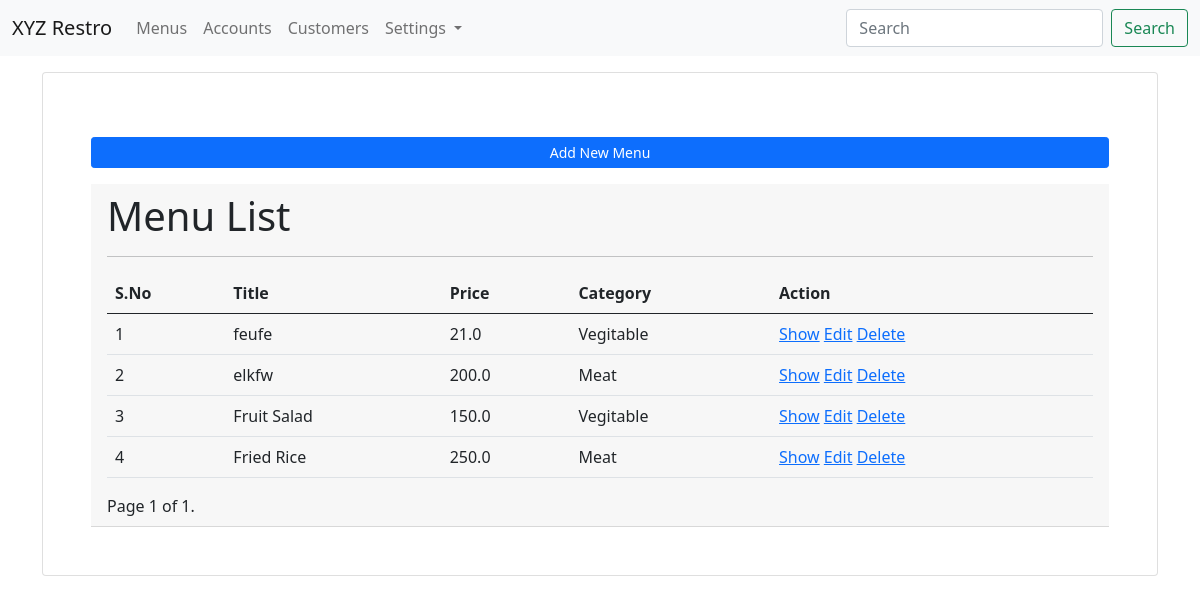
/menus/?page=3 (signed in), run on an earlier commit of the app's database.
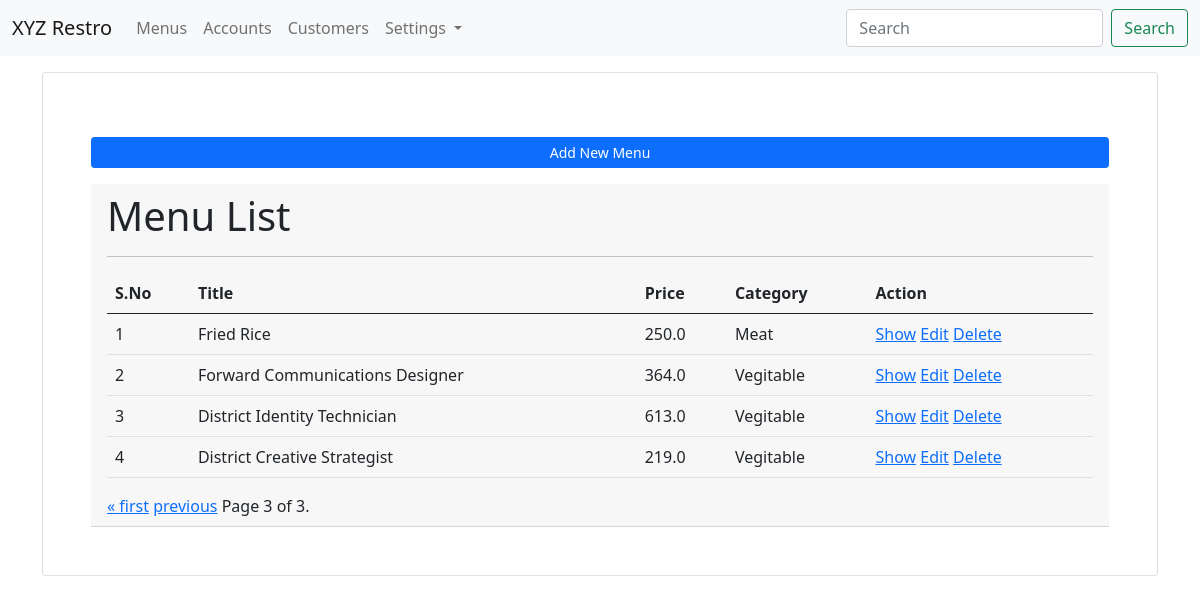
And on a later commit of the database.
### app_menus/models.py (models this page shows, shortened)
class Menu(models.Model):
    menu_title = models.CharField(max_length=100)
    menu_price = models.FloatField(default=0.00)
    menu_ingredient = models.CharField(max_length=100)
    menu_category = models.ForeignKey(Category, on_delete=models.CASCADE)
    menu_img = models.FileField(upload_to="images/menus/", blank=True, null=True)
    menu_created_at = models.DateTimeField(auto_now_add=True)
    is_active = models.BooleanField(default=True)
    class Meta:
        db_table = "restro_menus"
        ordering = ["-menu_title"]

class Category(models.Model):
    category_title = models.CharField(max_length=100)
    category_code = models.CharField(max_length=20, null=True, blank=True)
    class Meta:
        db_table = "restro_categories"
        ordering = ["-category_title"]

### app_menus/views.py (the view)
# urls.py: path('', views.list_menu, name='menu-list'),
@login_required(login_url='/login/')
def list_menu(request):
    menu_list = Menu.objects.all()
    paginator = Paginator(menu_list, 4) # 4 data in one page
    page_number = request.GET.get('page')
    page_obj = paginator.get_page(page_number)
    context = {"page_obj" : page_obj}
    return render(request, 'menus/list_menu.html', context)

### templates/menus/list_menu.html (shortened to what this page needs)
{% extends 'layouts/master.html' %}
{% block content %}
<div class="container">
    <div class="card p-5 mt-3">
        <a href="{% url 'menu-add' %}" class="btn btn-sm btn-primary mb-3 mt-3">Add New Menu</a>
        <div class="card-header">
            <h1>Menu List</h1>
            <hr>
            <table class="table table-hover mt-3">
                <thead>
                    <tr>
                        <th>S.No</th>
                        <th>Title</th>
                        <th>Price</th>
                        <th>Category</th>
                        <th>Action</th>
                    </tr>
                </thead>
                <tbody>
                    {% for val in page_obj %}
                    <tr>
                        <td>{{ forloop.counter }}</td>
                        <td>{{ val.menu_title }}</td>
                        <td>{{ val.menu_price }}</td>
                        <td>{{ val.menu_category.category_title }}</td>
                        <td>
                            <a href="{% url 'menu-show' val.id %}">Show</a>
                            <a href="{% url 'menu-edit' val.id %}">Edit</a>
                            <a href="{% url 'menu-delete' val.id %}">Delete</a>
                        </td>
                    </tr>
                    {% endfor %}
                </tbody>
            </table>
            <div class="pagination">
                <span class="step-links">
                    {% if page_obj.has_previous %}
                        <a href="?page=1">&laquo; first</a>
                        <a href="?page={{ page_obj.previous_page_number }}">previous</a>
                    {% endif %}
                    <span class="current">
                        Page {{ page_obj.number }} of {{ page_obj.paginator.num_pages }}.
                    </span>
                </span>
            </div>
        </div>
    </div>
</div>
{% endblock %}

What changed in the data, as far as the page shows it:
no longer on this page (row unchanged): Menu: menu_title "feufe", menu_price "21.0", menu_category.category_title "Vegitable"
no longer on this page (row unchanged): Menu: menu_title "elkfw", menu_price "200.0", menu_category.category_title "Meat"
no longer on this page (row unchanged): Menu: menu_title "Fruit Salad", menu_price "150.0", menu_category.category_title "Vegitable"
added Menu: menu_title "Forward Communications Designer", menu_price "364.0", menu_category.category_title "Vegitable"
added Menu: menu_title "District Identity Technician", menu_price "613.0", menu_category.category_title "Vegitable"
added Menu: menu_title "District Creative Strategist", menu_price "219.0", menu_category.category_title "Vegitable"
Also different on the page:
{{ page_obj.number }}: "1" → "3"
{{ page_obj.paginator.num_pages }}: "1" → "3"
text now shown: "« first previous"
